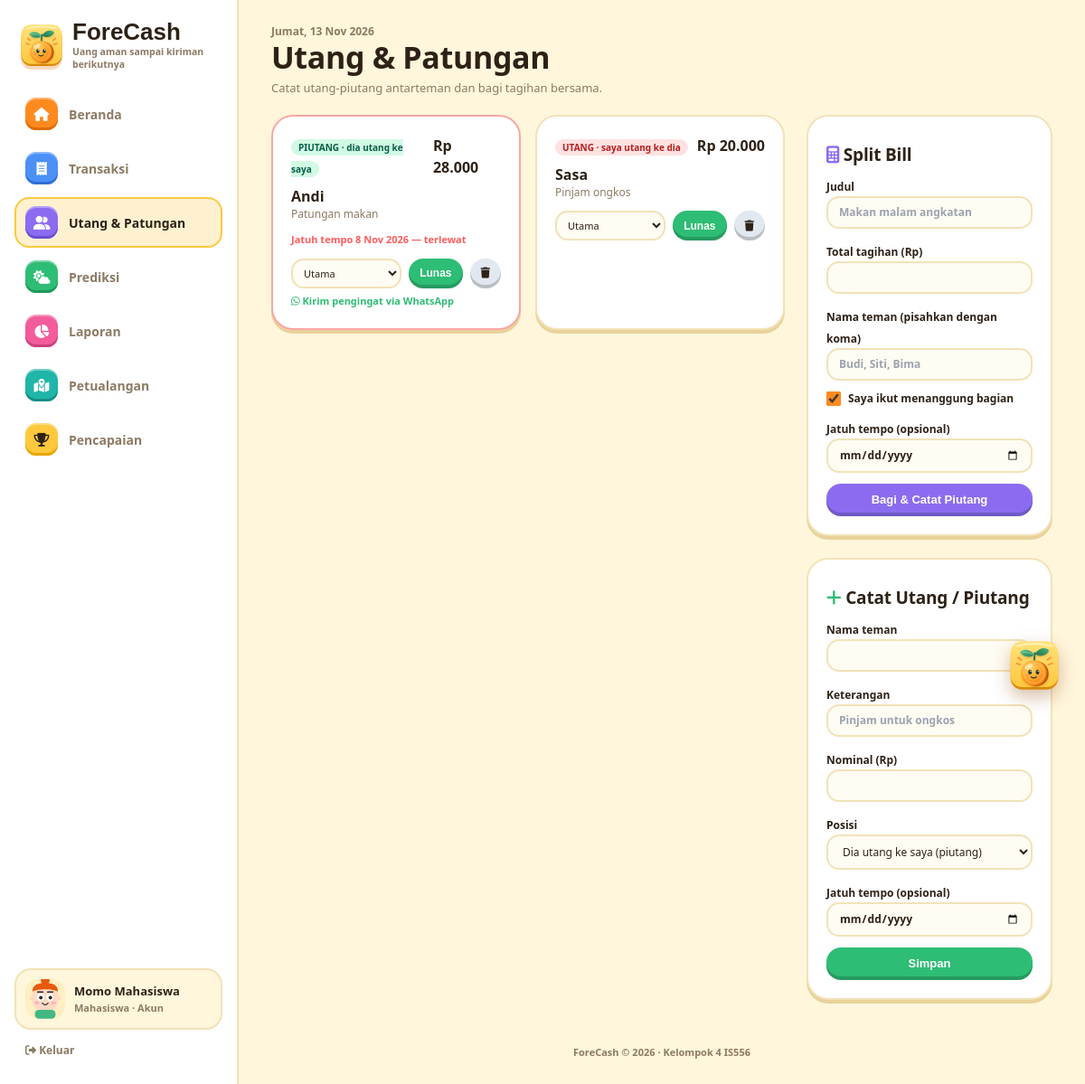
Screenshot of /pages/utang.php (signed in) with the database file from the repository.
### tables this page shows
CREATE TABLE users (
  user_id       INT NOT NULL AUTO_INCREMENT PRIMARY KEY,
  nama          VARCHAR(100) NOT NULL,
  email         VARCHAR(100) NOT NULL UNIQUE,           
  password_hash VARCHAR(255) NOT NULL,
  role          ENUM('mahasiswa','orangtua') NOT NULL DEFAULT 'mahasiswa',
  kode_hubung   CHAR(8) NULL UNIQUE,                    
  batas_harian  DECIMAL(12,2) NOT NULL DEFAULT 0,
  avatar        VARCHAR(4) NOT NULL DEFAULT 'a1',           
  created_at    DATETIME NOT NULL DEFAULT CURRENT_TIMESTAMP
);

CREATE TABLE debts (
  debt_id     INT NOT NULL AUTO_INCREMENT PRIMARY KEY,
  user_id     INT NOT NULL,
  nama_teman  VARCHAR(100) NOT NULL,
  keterangan  VARCHAR(150) NOT NULL,
  nominal     DECIMAL(12,2) NOT NULL,
  arah        ENUM('piutang','utang') NOT NULL,    
  status      ENUM('belum','lunas') NOT NULL DEFAULT 'belum',
  jatuh_tempo DATE NULL,
  created_at  DATETIME NOT NULL DEFAULT CURRENT_TIMESTAMP,
  FOREIGN KEY (user_id) REFERENCES users(user_id) ON DELETE CASCADE
);

### includes/functions.php (called while the page is built, shortened)
<?php
require_once __DIR__ . '/../config/database.php';
function e($s) { return htmlspecialchars((string)$s, ENT_QUOTES, 'UTF-8'); }
function rupiah($n) { return 'Rp ' . number_format((float)$n, 0, ',', '.'); }
function tgl($d) {
    $bln = ['', 'Jan', 'Feb', 'Mar', 'Apr', 'Mei', 'Jun', 'Jul', 'Agu', 'Sep', 'Okt', 'Nov', 'Des'];
    $t = strtotime($d);
    return date('j', $t) . ' ' . $bln[(int)date('n', $t)] . ' ' . date('Y', $t);
}
function q($sql, $types = '', ...$params) {
    global $mysqli;
    $st = $mysqli->prepare($sql);
    if ($types !== '') $st->bind_param($types, ...$params);
    $st->execute();
    return $st;
}
function rows($sql, $types = '', ...$p) { $r = q($sql, $types, ...$p)->get_result(); return $r ? $r->fetch_all(MYSQLI_ASSOC) : []; }
function row($sql, $types = '', ...$p) { $r = rows($sql, $types, ...$p); return $r[0] ?? null; }
function current_user() {
    return row('SELECT user_id, nama, email, role, kode_hubung, batas_harian, avatar FROM users WHERE user_id = ?', 'i', $_SESSION['user_id']);
}
function require_login($role = null) {
    $u = current_user();
    return $u;
}
function wallets_with_balance($uid) {
    return rows("SELECT w.wallet_id, w.nama, w.tipe, w.saldo_awal,
        w.saldo_awal
        + COALESCE((SELECT SUM(nominal) FROM transactions t WHERE t.wallet_id = w.wallet_id AND t.jenis = 'pemasukan'), 0)
        - COALESCE((SELECT SUM(nominal) FROM transactions t WHERE t.wallet_id = w.wallet_id AND t.jenis IN ('pengeluaran','transfer')), 0)
        + COALESCE((SELECT SUM(nominal) FROM transactions t WHERE t.wallet_tujuan_id = w.wallet_id AND t.jenis = 'transfer'), 0) AS saldo
        FROM wallets w WHERE w.user_id = ? ORDER BY w.wallet_id", 'i', $uid);
}
require_once __DIR__ . '/avatar.php';

### pages/utang.php (the view, shortened to what this page needs)
<?php
require_once __DIR__ . '/../includes/functions.php';
$user = require_login('mahasiswa');
$uid = $user['user_id'];
$belum = rows("SELECT * FROM debts WHERE user_id = ? AND status = 'belum' ORDER BY jatuh_tempo IS NULL, jatuh_tempo, created_at DESC", 'i', $uid);
$wallets = wallets_with_balance($uid);
$title = 'Utang & Patungan'; $active = 'utang';
require __DIR__ . '/../includes/layout/header.php';
?>
<div>
    <p class="text-xs text-slate-500">Catat utang-piutang antarteman dan bagi tagihan bersama.</p>
</div>
<div class="grid grid-cols-1 lg:grid-cols-3 gap-6">
    <div class="lg:col-span-2 space-y-4">
        <div class="grid grid-cols-1 sm:grid-cols-2 gap-4">
            <?php foreach ($belum as $d):
                $telat = $d['jatuh_tempo'] && $d['jatuh_tempo'] < date('Y-m-d');
                $pesan = rawurlencode("Halo {$d['nama_teman']}, sekadar mengingatkan untuk {$d['keterangan']} sebesar " . rupiah($d['nominal']) . ". Terima kasih!"); ?>
                <div class="hs-card p-5 space-y-3 <?= $telat ? 'border-red-300' : '' ?>">
                    <div class="flex justify-between items-start">
                        <div>
                            <span class="text-[10px] font-black px-2 py-0.5 rounded-full <?= $d['arah'] === 'piutang' ? 'bg-emerald-100 text-emerald-800' : 'bg-red-100 text-red-700' ?>">
                                <?= $d['arah'] === 'piutang' ? 'PIUTANG · dia utang ke saya' : 'UTANG · saya utang ke dia' ?></span>
                            <p class="font-black mt-2"><?= e($d['nama_teman']) ?></p>
                            <p class="text-xs text-slate-500"><?= e($d['keterangan']) ?></p>
                        </div>
                        <p class="font-black"><?= rupiah($d['nominal']) ?></p>
                    </div>
                    <?php if ($d['jatuh_tempo']): ?><p class="text-[11px] font-bold <?= $telat ? 'text-hsRed' : 'text-slate-500' ?>">Jatuh tempo <?= tgl($d['jatuh_tempo']) ?><?= $telat ? ' — terlewat' : '' ?></p><?php endif; ?>
                    <form method="post" class="flex gap-2">
                        <select name="wallet_id" class="flex-1 px-2 py-1.5 text-[11px] border" title="Wallet untuk pelunasan">
                            <?php foreach ($wallets as $w): ?><option value="<?= $w['wallet_id'] ?>"><?= e($w['nama']) ?></option><?php endforeach; ?>
                        </select>
                        <button name="aksi" value="lunas" class="hs-btn bg-hsGreen text-white px-3 py-1.5 text-[11px]">Lunas</button>
                        <button name="aksi" value="hapus" onclick="return confirm('Hapus catatan ini?')" class="hs-btn bg-slate-200 px-3 py-1.5 text-[11px]"><i class="fa-solid fa-trash"></i></button>
                    </form>
                    <?php if ($d['arah'] === 'piutang'): ?>
                        <a href="https://wa.me/?text=<?= $pesan ?>" target="_blank" rel="noopener" class="text-[11px] font-bold text-hsGreen"><i class="fa-brands fa-whatsapp"></i> Kirim pengingat via WhatsApp</a>
                    <?php endif; ?>
                </div>
            <?php endforeach; ?>
        </div>
    </div>
    <div class="space-y-6">
        <form id="split" method="post" class="hs-card p-5 space-y-3">
            <h4 class="text-sm font-black"><i class="fa-solid fa-calculator text-hsPurple"></i> Split Bill</h4>
            <div><label for="sj" class="text-xs font-bold">Judul</label><input id="sj" name="judul" placeholder="Makan malam angkatan" class="w-full px-3 py-2 text-xs border"></div>
            <div><label for="st" class="text-xs font-bold">Total tagihan (Rp)</label><input id="st" type="number" name="total" min="1" required class="w-full px-3 py-2 text-xs border"></div>
            <div><label for="sn" class="text-xs font-bold">Nama teman (pisahkan dengan koma)</label><input id="sn" name="teman" required placeholder="Budi, Siti, Bima" class="w-full px-3 py-2 text-xs border"></div>
            <label class="flex items-center gap-2 text-xs font-bold"><input type="checkbox" name="termasuk_saya" value="1" checked> Saya ikut menanggung bagian</label>
            <div><label for="sd" class="text-xs font-bold">Jatuh tempo (opsional)</label><input id="sd" type="date" name="jatuh_tempo" class="w-full px-3 py-2 text-xs border"></div>
            <button name="aksi" value="split" class="hs-btn bg-hsPurple text-white w-full py-2.5 text-xs">Bagi & Catat Piutang</button>
        </form>
        <form method="post" class="hs-card p-5 space-y-3">
            <h4 class="text-sm font-black"><i class="fa-solid fa-plus text-hsGreen"></i> Catat Utang / Piutang</h4>
            <div><label for="dn" class="text-xs font-bold">Nama teman</label><input id="dn" name="nama_teman" required class="w-full px-3 py-2 text-xs border"></div>
            <div><label for="dk" class="text-xs font-bold">Keterangan</label><input id="dk" name="keterangan" required placeholder="Pinjam untuk ongkos" class="w-full px-3 py-2 text-xs border"></div>
            <div><label for="dnom" class="text-xs font-bold">Nominal (Rp)</label><input id="dnom" type="number" name="nominal" min="1" required class="w-full px-3 py-2 text-xs border"></div>
            <div><label for="da" class="text-xs font-bold">Posisi</label>
                <select id="da" name="arah" class="w-full px-3 py-2 text-xs border"><option value="piutang">Dia utang ke saya (piutang)</option><option value="utang">Saya utang ke dia (utang)</option></select></div>
            <div><label for="dt" class="text-xs font-bold">Jatuh tempo (opsional)</label><input id="dt" type="date" name="jatuh_tempo" class="w-full px-3 py-2 text-xs border"></div>
            <button name="aksi" value="catat" class="hs-btn bg-hsGreen text-white w-full py-2.5 text-xs">Simpan</button>
        </form>
    </div>
</div>
<?php require __DIR__ . '/../includes/layout/footer.php'; ?>

### includes/layout/header.php (shortened to what this page needs)
<?php
$menus = $user['role'] === 'orangtua'
    ? ['ortu' => ['ortu.php', 'fa-eye', 'Pantau Anak', 'purple']]
    : [
        'dashboard'  => ['dashboard.php', 'fa-house', 'Beranda', 'orange'],
        'transaksi'  => ['transaksi.php', 'fa-receipt', 'Transaksi', 'blue'],
        'utang'      => ['utang.php', 'fa-user-group', 'Utang & Patungan', 'purple'],
        'prediksi'   => ['prediksi.php', 'fa-cloud-sun', 'Prediksi', 'green'],
        'laporan'    => ['laporan.php', 'fa-chart-pie', 'Laporan', 'pink'],
        'petualangan'=> ['petualangan.php', 'fa-map-location-dot', 'Petualangan', 'teal'],
        'pencapaian' => ['pencapaian.php', 'fa-trophy', 'Pencapaian', 'yellow'],
      ];
$home = $user['role'] === 'orangtua' ? 'ortu.php' : 'dashboard.php';
$hariIni = ['Minggu', 'Senin', 'Selasa', 'Rabu', 'Kamis', 'Jumat', 'Sabtu'][date('w')] . ', ' . tgl(date('Y-m-d'));
$jam = (int)date('G');
$sapaan = $jam < 11 ? 'Selamat pagi' : ($jam < 15 ? 'Selamat siang' : ($jam < 18 ? 'Selamat sore' : 'Selamat malam'));
?>
<!DOCTYPE html>
<html lang="id">
<head>
    <script src="https://cdn.tailwindcss.com"></script>
    <link href="https://api.fontshare.com/v2/css?f[]=satoshi@300,400,500,700,900&display=swap" rel="stylesheet">
    <link rel="stylesheet" href="https://cdnjs.cloudflare.com/ajax/libs/font-awesome/6.4.0/css/all.min.css">
    <link rel="stylesheet" href="../assets/css/styles.css?v=<?= filemtime(__DIR__ . '/../../assets/css/styles.css') ?>">
</head>
<body class="fc-body">
<aside class="fc-side" aria-label="Menu utama">
    <a href="<?= $home ?>" class="fc-brand">
        <img src="../assets/img/logo.svg" alt="" class="fc-brand-logo">
        <span>
            <span class="fc-brand-name">ForeCash</span>
            <span class="fc-brand-tag">Uang aman sampai kiriman berikutnya</span>
        </span>
    </a>
    <nav class="fc-nav">
        <?php foreach ($menus as $key => [$href, $icon, $label, $warna]): ?>
            <a href="<?= $href ?>" class="fc-nav-item <?= $active === $key ? 'is-active' : '' ?>" <?= $active === $key ? 'aria-current="page"' : '' ?>>
                <span class="fc-tile fc-tile-<?= $warna ?>"><i class="fa-solid <?= $icon ?>"></i></span>
                <?= $label ?>
            </a>
        <?php endforeach; ?>
    </nav>
    <div class="fc-side-foot">
        <a href="akun.php" class="fc-me <?= $active === 'akun' ? 'is-active' : '' ?>">
            <span class="fc-me-avatar"><?= avatar_svg($user['avatar'], 'happy', 44) ?></span>
            <span class="min-w-0">
                <span class="fc-me-name"><?= e($user['nama']) ?></span>
                <span class="fc-me-role"><?= $user['role'] === 'orangtua' ? 'Orang tua' : 'Mahasiswa' ?> · Akun</span>
            </span>
        </a>
        <a href="logout.php" class="fc-logout"><i class="fa-solid fa-right-from-bracket"></i> Keluar</a>
    </div>
</aside>
<div class="fc-main">
    <header class="fc-top">
        <div class="min-w-0">
            <p class="fc-top-date"><?= $hariIni ?></p>
            <h1 class="fc-top-title"><?= $active === 'dashboard' ? $sapaan . ', ' . e(explode(' ', $user['nama'])[0]) . '!' : e($title) ?></h1>
        </div>
    </header>
<main class="fc-content">

### rows the page displays
users: nama "Momo Mahasiswa"
debts: arah "PIUTANG · dia utang ke saya", nama_teman "Andi", keterangan "Patungan makan", nominal "Rp 28.000", jatuh_tempo "8 Nov 2026", shows "— terlewat"
debts: arah "UTANG · saya utang ke dia", nama_teman "Sasa", keterangan "Pinjam ongkos", nominal "Rp 20.000"

### other values shown
$label "Beranda"
$label "Transaksi"
$label "Utang & Patungan"
$label "Prediksi"
$label "Laporan"
$label "Petualangan"
$label "Pencapaian"
$hariIni "Jumat, 13 Nov 2026"
$title "Utang & Patungan"
form field wallet_id "Utama"
